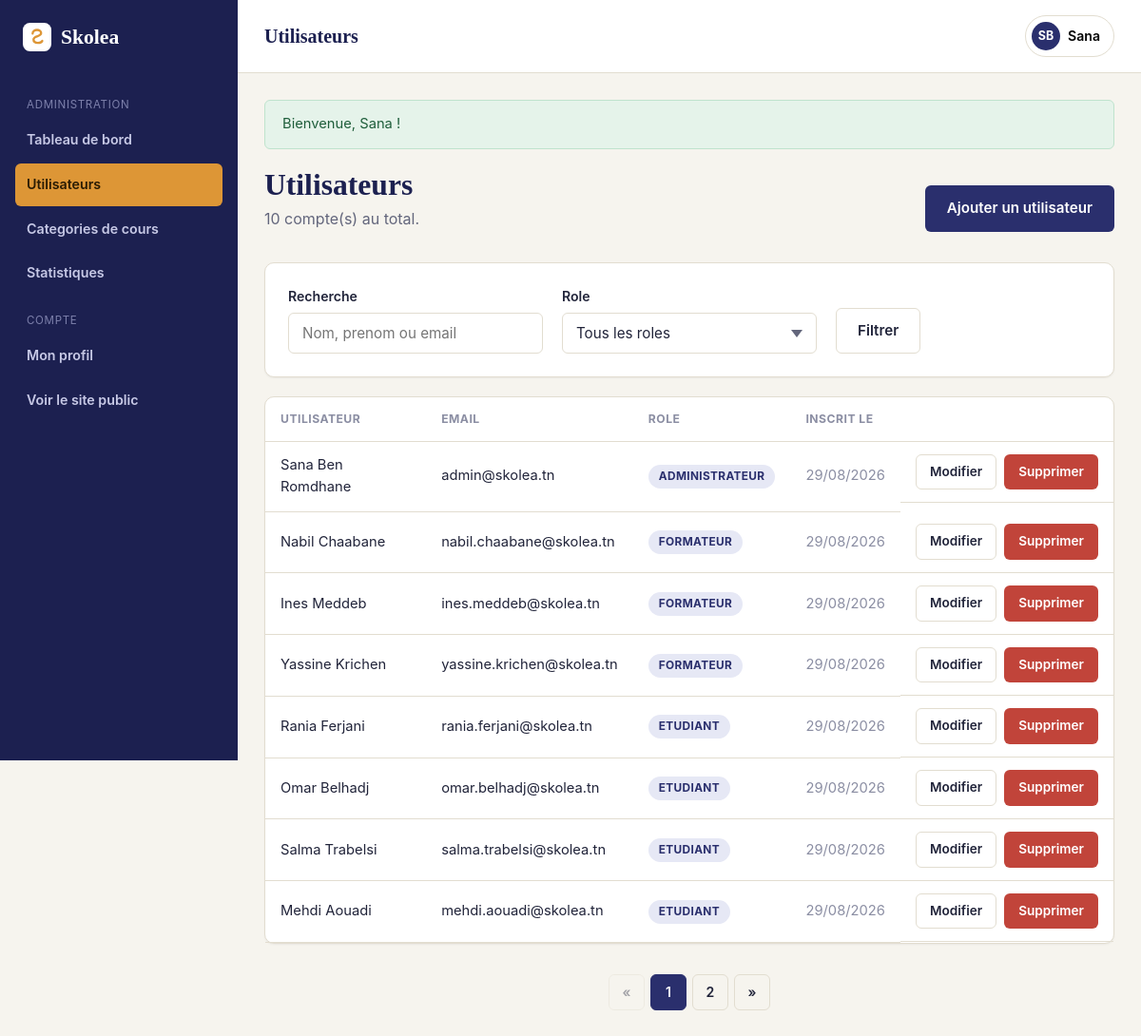
The app's page /SkoleaMVC/View/BackOffice/admin_utilisateurs.php (signed in) with its own data.
### tables this page shows
CREATE TABLE utilisateurs (
    id              INT UNSIGNED AUTO_INCREMENT PRIMARY KEY,
    nom             VARCHAR(80)  NOT NULL,
    prenom          VARCHAR(80)  NOT NULL,
    email           VARCHAR(150) NOT NULL UNIQUE,
    mot_de_passe    VARCHAR(255) NOT NULL,
    role            ENUM('administrateur', 'formateur', 'etudiant') NOT NULL DEFAULT 'etudiant',
    photo           VARCHAR(255) NULL,
    bio             VARCHAR(500) NULL,
    date_creation   DATETIME NOT NULL DEFAULT CURRENT_TIMESTAMP
);

### SkoleaMVC/helpers.php (called while the page is built, shortened)
<?php
function e($value)
{
    return htmlspecialchars($value ?? '', ENT_QUOTES, 'UTF-8');
}
function flash_get()
{
    $flash = $_SESSION['_flash'] ?? [];
    return $flash;
}
function format_date($datetime, $format = 'd/m/Y')
{
    try {
        return (new DateTime($datetime))->format($format);
    } catch (Exception $e) {
        return '';
    }
}
function role_label($role)
{
    if ($role === 'administrateur') return 'Administrateur';
    if ($role === 'formateur') return 'Formateur';
    if ($role === 'etudiant') return 'Etudiant';
    return ucfirst($role);
}
function utilisateur_connecte()
{
    return $_SESSION['utilisateur'] ?? null;
}

### SkoleaMVC/Model/Utilisateur.php (called while the page is built, shortened)
<?php
class Utilisateur
{
    private $pdo;
    public function __construct()
    {
        $this->pdo = config::getConnexion();
    }
    public function paginate($limit, $offset, $role = null, $recherche = null)
    {
        list($where, $params) = $this->buildFiltre($role, $recherche);
        $stmt = $this->pdo->prepare("
            SELECT * FROM utilisateurs
            {$where}
            ORDER BY date_creation DESC
            LIMIT :limit OFFSET :offset
        ");
        $stmt->bindValue(':limit', $limit, PDO::PARAM_INT);
        $stmt->bindValue(':offset', $offset, PDO::PARAM_INT);
        $stmt->execute();
        return $stmt->fetchAll();
    }
    public function count($role = null, $recherche = null)
    {
        list($where, $params) = $this->buildFiltre($role, $recherche);
        $stmt = $this->pdo->prepare("SELECT COUNT(*) FROM utilisateurs {$where}");
        $stmt->execute($params);
        return (int) $stmt->fetchColumn();
    }
    private function buildFiltre($role, $recherche)
    {
        $conditions = [];
        $params = [];
        $where = $conditions === [] ? '' : 'WHERE ' . implode(' AND ', $conditions);
        return [$where, $params];
    }
}

### config.php (called while the page is built)
<?php
class config
{
    private static $pdo = null;
    public static function getConnexion()
    {
        if (!isset(self::$pdo)) {
            $servername = "localhost";
            $username = "root";
            $password = "";
            $dbname = "skolea";
            try {
                self::$pdo = new PDO(
                    "mysql:host=$servername;dbname=$dbname;charset=utf8mb4",
                    $username,
                    $password
                );
                self::$pdo->setAttribute(PDO::ATTR_ERRMODE, PDO::ERRMODE_EXCEPTION);
                self::$pdo->setAttribute(PDO::ATTR_DEFAULT_FETCH_MODE, PDO::FETCH_ASSOC);
            } catch (Exception $e) {
                die('Erreur de connexion : ' . $e->getMessage());
            }
        }
        return self::$pdo;
    }
}

### SkoleaMVC/View/BackOffice/admin_utilisateurs.php (the view, shortened to what this page needs)
<?php
require_once __DIR__ . '/../../bootstrap.php';
require_once __DIR__ . '/../../Model/Utilisateur.php';
$utilisateurModel = new Utilisateur();
$role = trim($_GET['role'] ?? '');
$recherche = trim($_GET['q'] ?? '');
$parPage = 8;
$page = max(1, (int) ($_GET['page'] ?? 1));
$total = $utilisateurModel->count($role !== '' ? $role : null, $recherche !== '' ? $recherche : null);
$totalPages = max(1, (int) ceil($total / $parPage));
$page = min($page, $totalPages);
$offset = ($page - 1) * $parPage;
$utilisateurs = $utilisateurModel->paginate($parPage, $offset, $role !== '' ? $role : null, $recherche !== '' ? $recherche : null);
$pageTitle = 'Utilisateurs';
require __DIR__ . '/includes/header.php';
?>
<div class="section-head">
    <div>
        <h2 style="margin:0;">Utilisateurs</h2>
        <p class="text-muted" style="margin:4px 0 0;"><?= (int) $total ?> compte(s) au total.</p>
    </div>
    <a href="admin_utilisateur_ajouter.php" class="btn btn-primary">Ajouter un utilisateur</a>
</div>
<div class="card" style="margin-bottom:20px;">
    <div class="card-body">
        <form method="get" action="admin_utilisateurs.php" class="form-row" style="align-items:end;">
            <div class="form-group" style="margin-bottom:0;">
                <label class="form-label" for="q">Recherche</label>
                <input type="text" id="q" name="q" class="form-control" placeholder="Nom, prenom ou email" value="<?= e($recherche) ?>">
            </div>
            <div class="form-group" style="margin-bottom:0;">
                <label class="form-label" for="role">Role</label>
                <select id="role" name="role" class="form-control">
                    <option value="">Tous les roles</option>
                </select>
            </div>
            <div class="form-group" style="margin-bottom:0;">
                <button type="submit" class="btn btn-outline">Filtrer</button>
            </div>
        </form>
    </div>
</div>
<div class="card">
    <div class="table-wrap">
        <table class="table">
            <thead>
                <tr>
                    <th>Utilisateur</th>
                    <th>Email</th>
                    <th>Role</th>
                    <th>Inscrit le</th>
                    <th></th>
                </tr>
            </thead>
            <tbody>
                <?php foreach ($utilisateurs as $u): ?>
                    <tr>
                        <td><?= e($u['prenom'] . ' ' . $u['nom']) ?></td>
                        <td><?= e($u['email']) ?></td>
                        <td><span class="badge badge-primaire"><?= e(role_label($u['role'])) ?></span></td>
                        <td class="text-soft"><?= e(format_date($u['date_creation'])) ?></td>
                        <td class="cell-actions">
                            <a href="admin_utilisateur_modifier.php?id=<?= (int) $u['id'] ?>" class="btn btn-outline btn-sm">Modifier</a>
                            <a href="admin_utilisateurs.php?action=supprimer&amp;id=<?= (int) $u['id'] ?>" class="btn btn-danger btn-sm" data-confirm="Supprimer cet utilisateur ?">Supprimer</a>
                        </td>
                    </tr>
                <?php endforeach; ?>
            </tbody>
        </table>
    </div>
</div>
<?php require __DIR__ . '/../../pagination.php'; ?>
<?php require __DIR__ . '/includes/footer.php'; ?>

### SkoleaMVC/View/BackOffice/includes/header.php (shortened to what this page needs)
<!doctype html>
<html lang="fr">
<head>
    <link rel="stylesheet" href="../../assets/css/app.css">
</head>
<body>
<div class="back-shell">
    <?php include __DIR__ . '/sidebar.php'; ?>
    <div class="back-main">
        <header class="back-topbar">
            <h1><?= e($pageTitle) ?></h1>
            <div class="user-menu">
                <button type="button" class="user-chip">
                    <span class="user-avatar"><?= e(mb_strtoupper(mb_substr($utilisateur['prenom'], 0, 1) . mb_substr($utilisateur['nom'], 0, 1))) ?></span>
                    <?= e($utilisateur['prenom']) ?>
                </button>
            </div>
        </header>
        <div class="back-content">
            <?php $flashes = flash_get(); ?>
            <?php foreach ($flashes as $type => $message): ?>
                <div class="alert alert-<?= e($type) ?>" data-flash><?= e($message) ?></div>
            <?php endforeach; ?>

### records on screen
utilisateurs: prenom+nom "SB", prenom "Sana", prenom+nom "Sana Ben Romdhane", email "admin@skolea.tn", role "ADMINISTRATEUR", date_creation "29/08/2026"
utilisateurs: prenom+nom "Nabil Chaabane", email "nabil.chaabane@skolea.tn", role "FORMATEUR", date_creation "29/08/2026"
utilisateurs: prenom+nom "Ines Meddeb", email "ines.meddeb@skolea.tn", role "FORMATEUR", date_creation "29/08/2026"
utilisateurs: prenom+nom "Yassine Krichen", email "yassine.krichen@skolea.tn", role "FORMATEUR", date_creation "29/08/2026"
utilisateurs: prenom+nom "Rania Ferjani", email "rania.ferjani@skolea.tn", role "ETUDIANT", date_creation "29/08/2026"
utilisateurs: prenom+nom "Omar Belhadj", email "omar.belhadj@skolea.tn", role "ETUDIANT", date_creation "29/08/2026"
utilisateurs: prenom+nom "Salma Trabelsi", email "salma.trabelsi@skolea.tn", role "ETUDIANT", date_creation "29/08/2026"
utilisateurs: prenom+nom "Mehdi Aouadi", email "mehdi.aouadi@skolea.tn", role "ETUDIANT", date_creation "29/08/2026"

### other values on screen
$pageTitle "Utilisateurs"
$message "Bienvenue, Sana !"
$total "10"
